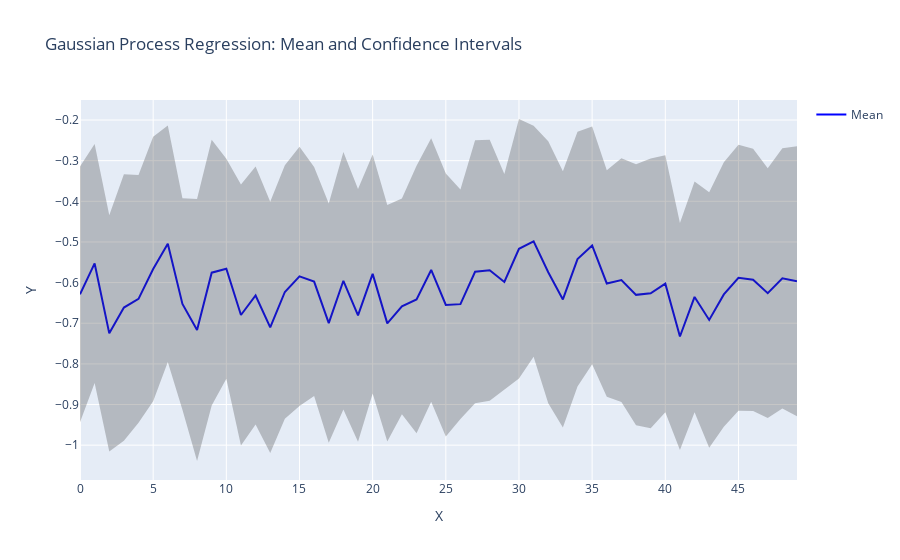

Notebook code for this chart:
### Code cell
import plotly.graph_objects as go
import numpy as np

# Provided mu and sigma values
mu_values = [
    -0.6289298559752646, -0.5528523604900735, -0.7248425559912455, -0.6613375669914794, 
    -0.6399825003117323, -0.5666667770560831, -0.5044758219096488, -0.6526573754039428, 
    -0.7166286730842583, -0.5755708301087518, -0.5660336427379783, -0.6797438169438212, 
    -0.6317953307104082, -0.7102346985721661, -0.6230999303735769, -0.5847374314333005, 
    -0.5975220154449082, -0.6996186263536348, -0.5955056276587527, -0.6805980342497956, 
    -0.578568751752372, -0.7003255309724562, -0.6586369090814683, -0.6414740297197631, 
    -0.5688738735580293, -0.6549411961653645, -0.6530342714120142, -0.5734468950968958, 
    -0.5696300183860109, -0.5985895294450252, -0.5168317545033794, -0.4982716053464082, 
    -0.5744696611421952, -0.6414819405732443, -0.5420747468938864, -0.5085739550751293, 
    -0.6021789110866586, -0.5937156313433187, -0.630154555351567, -0.6263155441881771, 
    -0.6027144184133979, -0.7326344537333916, -0.635270587600564, -0.6918509251387995, 
    -0.629156796132121, -0.5881986417659179, -0.5931606996721237, -0.6260207179704183, 
    -0.5894982608452919, -0.5968540159272233
]
sigma_values = [
    0.15735321699180657, 0.14700134493959122, 0.1453556682731306, 0.16387056652871984, 
    0.15250869536285103, 0.1627352568407832, 0.14537804054797487, 0.13000927528687858, 
    0.16117256271197744, 0.16337844526051323, 0.13543313441906432, 0.16060092696191774, 
    0.1586791778268671, 0.15444463292371746, 0.15596554109127925, 0.15934621657966122, 
    0.14086176513658993, 0.14724796527707554, 0.15849948739006348, 0.15549858048973333, 
    0.14700879727130733, 0.1454873354531344, 0.13265601395904092, 0.1645010406902345, 
    0.16208145038209545, 0.16174988073407282, 0.1411628237384001, 0.16177730818832967, 
    0.16064139448049064, 0.13283261580526728, 0.1596798664224313, 0.14195276322908235, 
    0.16116366822398498, 0.15763170000072751, 0.1567010985339625, 0.14632379290251005, 
    0.1394057586853594, 0.14994855578205815, 0.16056399876386843, 0.16592243274899396, 
    0.15804233345019858, 0.13959849549372644, 0.1419517759408441, 0.15719774127433186, 
    0.16263729387516457, 0.16360835363038564, 0.16130320918961225, 0.15364940836551347, 
    0.1601741936408748, 0.16610994795031447
]

# Convert to numpy arrays for easier manipulation
mu_values = np.array(mu_values)
sigma_values = np.array(sigma_values)

# Generating X values (assuming these are sequential for the purpose of the plot)
x_values = np.arange(len(mu_values))

# Creating the plot
fig = go.Figure([
    go.Scatter(
        name='Mean',
        x=x_values,
        y=mu_values,
        mode='lines',
        line=dict(color='blue'),
    ),
    go.Scatter(
        name='Upper Bound',
        x=x_values,
        y=mu_values + 2 * sigma_values,
        mode='lines',
        marker=dict(color="#444"),
        line=dict(width=0),
        showlegend=False
    ),
    go.Scatter(
        name='Lower Bound',
        x=x_values,
        y=mu_values - 2 * sigma_values,
        marker=dict(color="#444"),
        line=dict(width=0),
        mode='lines',
        fillcolor='rgba(68, 68, 68, 0.3)',
        fill='tonexty',
        showlegend=False
    )
])

fig.update_layout(
    title='Gaussian Process Regression: Mean and Confidence Intervals',
    xaxis_title='X',
    yaxis_title='Y',
    hovermode="x unified"
)

fig.show()
